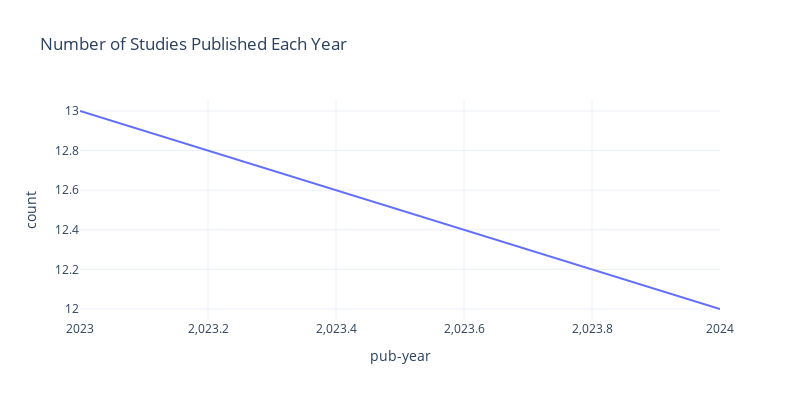

Notebook cell for this chart:
### Markdown cell above
#### Studies per year

### Code cell
year_counts = unique_studies["pub-year"].value_counts().sort_index().reset_index()
year_counts.columns = ["pub-year", "count"]

fig = px.line(
    year_counts,
    x="pub-year",
    y="count",
    title="Number of Studies Published Each Year",
    width=800,
    height=400,
    template="plotly_white",
)

fig.show()

### Figure 1 — Plotly figure (JSON) as saved in the notebook; plotly's stock layout.template omitted (floating-point values rounded to 4 significant figures)
{"data": [{"hovertemplate": "pub-year=%{x}<br>count=%{y}<extra></extra>", "legendgroup": "", "line": {"color": "#636efa", "dash": "solid"}, "marker": {"symbol": "circle"}, "mode": "lines", "name": "", "orientation": "v", "showlegend": false, "type": "scatter", "x": [2023, 2024], "xaxis": "x", "y": [13, 12], "yaxis": "y"}], "layout": {"height": 400, "legend": {"tracegroupgap": 0}, "title": {"text": "Number of Studies Published Each Year"}, "width": 800, "xaxis": {"anchor": "y", "domain": [0, 1], "title": {"text": "pub-year"}}, "yaxis": {"anchor": "x", "domain": [0, 1], "title": {"text": "count"}}}}
